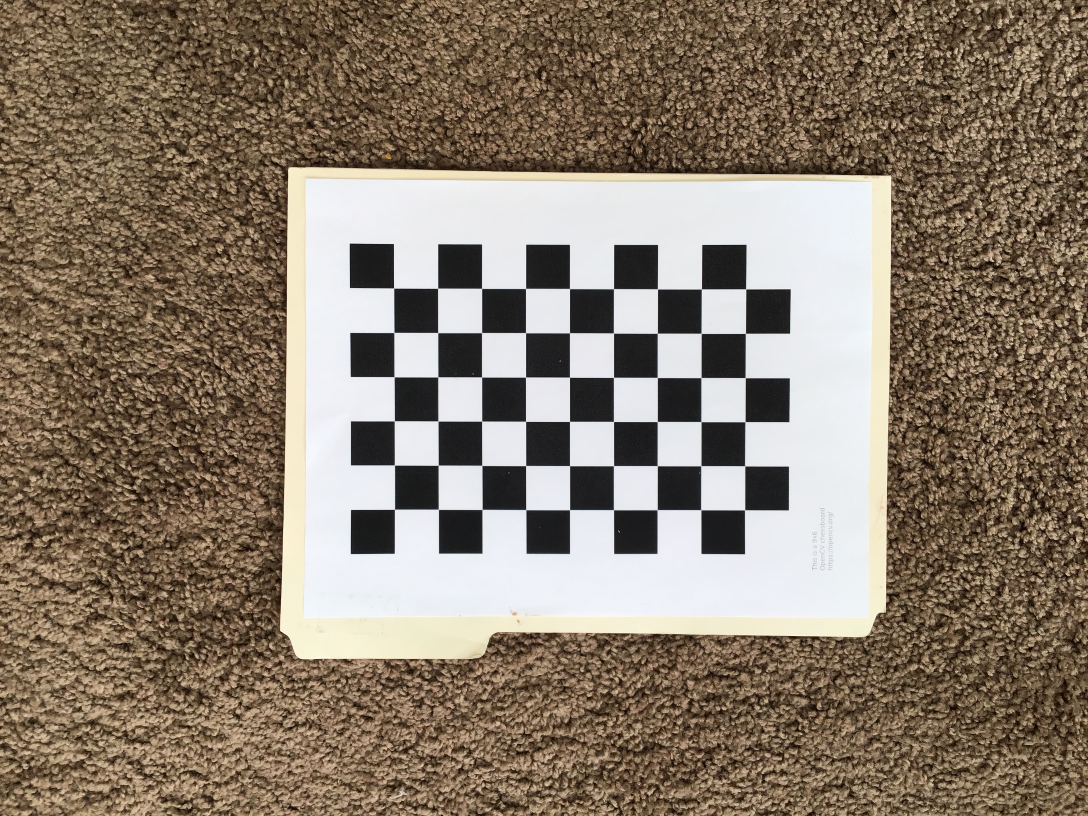
#> input picture part3/calibration_data/IMG_0031 2.JPG, 3264 x 2448 px (shown at 1/3 size); its folder holds only this picture in this run
$ python RunCalibrations.py
#> lines starting #> are read from the running program, lines starting #| are printed output that depends on the picture; after the words box and inside, x2 and y2 are one past the last pixel; in counts of white or black regions, pixels touching at a corner belong together; long printed decimals are rounded
### part3/CalibrationHelpers.py
import cv2
import numpy as np
import glob

# This function calls OpenCV's camera calibration on the directory of images
# created above.
# Returns the following values
# intrinsics: the current camera intrinsic calibration matrix
# distortion: the current distortion coefficients
# roi: the region of the image with full data
# new_intrinsics: the intrinsic calibration matrix of an image after
# undistortion and roi cropping
def CalibrateCamera(directory,visualize=False):
    # termination criteria
#> called with directory = 'calibration_data', visualize = True
    criteria = (cv2.TERM_CRITERIA_EPS + cv2.TERM_CRITERIA_MAX_ITER, 30, 0.001)
    # here we only care about computing the intrinsic parameters of the camera
    # and not the true positions of the checkerboard, so we can do everything
    # up to a scale factor, this means we can prepare our object points as
    # (0,0,0), (1,0,0), (2,0,0) ....,(6,5,0) representing the coordinates
    # of the corners in the checkerboard's local coordinate frame
    # if we cared about exact position we would need to scale these according
    # to the true size of the checkerboard
    objp = np.zeros((9*6,3), np.float32)
    objp[:,:2] = np.mgrid[0:9,0:6].T.reshape(-1,2)
    # Set up arrays to store object points and image points from all the images
    # Here the image points are the 2d positions of the corners in each image
    # the object points are the true 3d positions of the corners in the
    # checkerboards coordinate frame
    objpoints = [] # 3d point in the checkerboard's coordinate frame
    imgpoints = [] # 2d points in image plane.
    # Grab all images in the directory
    images = glob.glob(directory+'/*.JPG')
    for fname in images:
        print(fname)
        # read the image
        img = cv2.imread(fname)
#> img is the input picture: shape (2448, 3264, 3); mean B, G, R 107.1, 122.8, 136.9
        img = cv2.resize(img, None,fx=0.25,fy=0.25)
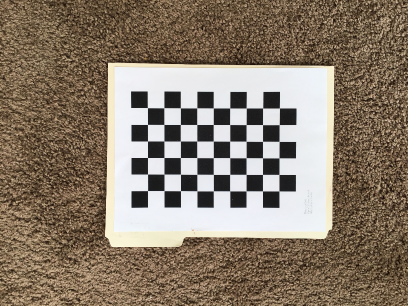
#> img: shape (612, 816, 3) (shown at 1/2 size); mean B, G, R 107.2, 122.9, 136.9
        # convert to grayscale (this simplifies corner detection)
        gray = cv2.cvtColor(img, cv2.COLOR_BGR2GRAY)
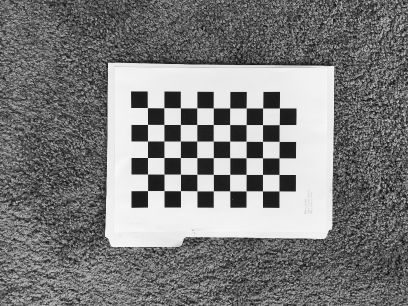
#> gray: shape (612, 816) (shown at 1/2 size); min 3, max 253, mean 125.3
        # Find the chess board corners
        ret, corners = cv2.findChessboardCorners(gray, (9,6), None)
#> ret = True; corners = 54 rows, first 8: [295.4, 215.8], [328.4, 216], [361.3, 216.3], [394.1, 216.3], [427, 216.4], [460, 216.5], [492.9, 216.5], [525.8, 216.5]
        # If found, add object points, image points (after refining them)
        # This ensures that only images where all corners could be detected are
        # used for calibration
        if ret == True:
            # the object points in the checkerboard frame are always the same
            # so we just duplicate them for each image
            objpoints.append(objp)
            # refine corner locations, initial corner detection is performed by
            # sliding a convultional filter across the image, so accuracy is
            # at best 1 pixel, but from the image gradient we can compute the
            # location of the corner at sub-pixel accuracy
            corners2 = \
                cv2.cornerSubPix(gray,corners, (11,11), (-1,-1), criteria)
#> corners2 = 54 rows, first 8: [295.3, 215.7], [328.3, 216], [361.2, 216.3], [394.2, 216.3], [426.9, 216.4], [460, 216.5], [492.8, 216.5], [525.8, 216.5]
            # append the refined pixel location to our image points array
            imgpoints.append(corners2)
            # if visualization is enabled, draw and display the corners
            if visualize==True:
                cv2.drawChessboardCorners(img, (9,6), corners2, ret)
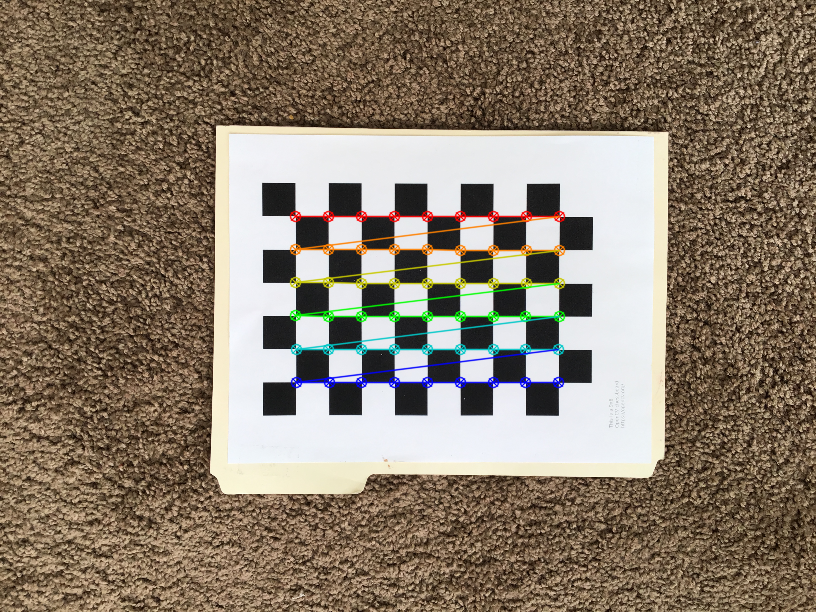
#> img: shape (612, 816, 3); 2.56% of pixels changed, all inside (x1, y1, x2, y2) = (289, 210, 566, 389)
                cv2.imshow('Display', img)
                cv2.waitKey(500)
    # Perform camera calibration
    # Here I have fixed K3, the highest order distortion coefficient
    # This simplifies camera calibration and makes it easier to get a good
    # result, however this is only works under the assumption that your camera
    # does not have too much distortion, if your camera is very wide field of
    # view, you should remove this flag
    ret, intrinsics, distortion, rvecs, tvecs = \
        cv2.calibrateCamera(objpoints, imgpoints, gray.shape[::-1], None, \
                            None,flags=cv2.CALIB_FIX_K3,criteria=criteria)
#> ret = 0.15; intrinsics = [[6198.5, 0, 407.6], [0, 6278, 306.2], [0, 0, 1]]; distortion = [[-10.5, 16562.6, -0.00162, -0.0196, 0]]; rvecs = ([0.0957, 0.0338, 0.00127],); tvecs = ([-3.41, -2.71, 188.1],)
    # print error if calibration unsuccessful
    if not ret:
        print("Calibration failed, recollect images and try again")
    # if successful, compute an print reprojection error, this is a good metric
    # for how good the calibration is. If your result is greater than 1px you
    # should probably recalibrate
    total_error = 0
    for i in range(len(objpoints)):
        # project the object points onto each camera image and compare
        # against the detected image positions
        imgpoints2, _ = cv2.projectPoints(objpoints[i], rvecs[i], tvecs[i], \
                                          intrinsics, distortion)
        error = cv2.norm(imgpoints[i], imgpoints2, cv2.NORM_L2)/len(imgpoints2)
        total_error += error
#> this loop made 1 pass
#> (error, total_error) on pass 1: (0.0204, 0.0204)
#> after the loop, total_error = 0.0204
    print( "mean error: {}".format(total_error/len(objpoints)) )
#| mean error: 0.02044
    # compute the region for where we have full information and the resulting
    # intrinsic calibration matrix
    h,  w = img.shape[:2]
    new_intrinsics, roi = cv2.getOptimalNewCameraMatrix(intrinsics, \
                                                        distortion, (w,h), 1,\
                                                        (w,h))
#> new_intrinsics = [[7163.9, 0, 406.7], [0, 6611.7, 306], [0, 0, 1]]; roi = (78, 81, 660, 451)
    # return only the information we will need going forward
    return intrinsics, distortion, roi, new_intrinsics

# This function will save the calibration data to a file in the specified
# directory
def SaveCalibrationData(directory, intrinsics, distortion, new_intrinsics, \
                        roi):
    np.savez(directory+'/calib', intrinsics=intrinsics, distortion=distortion,\
             new_intrinsics = new_intrinsics, roi=roi)

# This function will load the calibration data from a file in the specified
# directory
def LoadCalibrationData(directory):
    npzfile = np.load(directory+'/calib.npz')
    return npzfile['intrinsics'], npzfile['distortion'], \
            npzfile['new_intrinsics'], npzfile['roi']

### part3/RunCalibrations.py
import CalibrationHelpers as calib
intrinsics, distortion, roi, new_intrinsics = calib.CalibrateCamera('calibration_data', True)
#> intrinsics = [[6198.5, 0, 407.6], [0, 6278, 306.2], [0, 0, 1]]; distortion = [[-10.5, 16562.6, -0.00162, -0.0196, 0]]; roi = (78, 81, 660, 451); new_intrinsics = [[7163.9, 0, 406.7], [0, 6611.7, 306], [0, 0, 1]]

calib.SaveCalibrationData('calibration_data', intrinsics, distortion, new_intrinsics,
                        roi)
print(calib.LoadCalibrationData('calibration_data'))

$ run again, on part3/calibration_data/IMG_0034.JPG
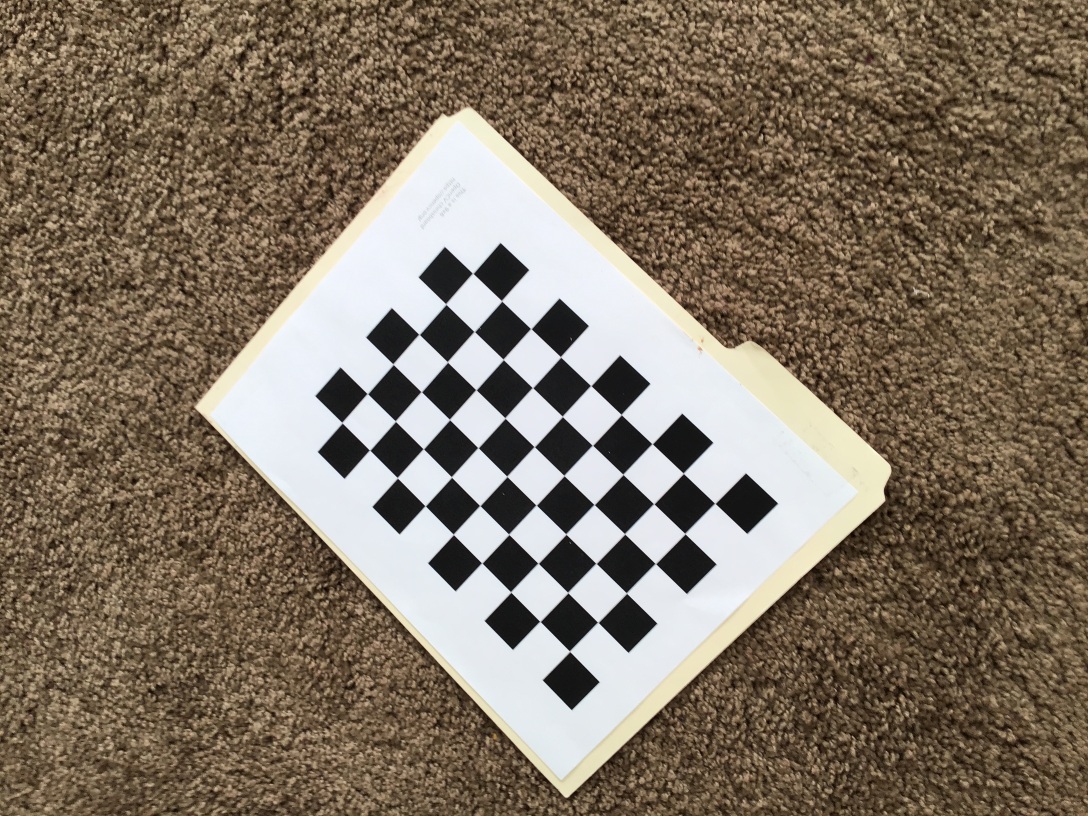
#> input picture part3/calibration_data/IMG_0034.JPG, 3264 x 2448 px (shown at 1/3 size)
#> in CalibrateCamera, img is the input picture: shape (2448, 3264, 3); mean B, G, R 98.4, 114.7, 128.1
#> in CalibrateCamera, `gray = cv2.cvtColor(img, cv2.COLOR_BGR2GRAY)`:
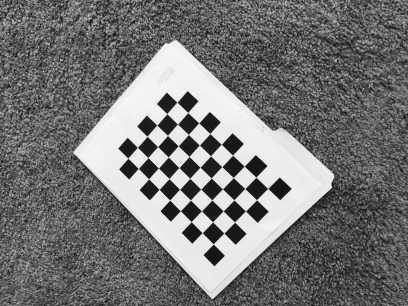
#> gray: shape (612, 816) (shown at 1/2 size); min 4, max 252, mean 116.9
#> in CalibrateCamera, `ret, corners = cv2.findChessboardCorners(gray, (9,6), None)`: ret = True; corners = 54 rows, first 8: [426.9, 488.3], [404.8, 466], [383, 443.9], [361.3, 422.1], [339.9, 400.5], [318.7, 379.3], [297.7, 358.2], [277.1, 337.5]
#> corners2 = 54 rows, first 8: [427, 488.4], [404.8, 466], [382.8, 443.8], [361.2, 422.1], [339.9, 400.6], [318.7, 379.3], [297.8, 358.3], [277.1, 337.5]
#> in CalibrateCamera, `cv2.drawChessboardCorners(img, (9,6), corners2, ret)`:
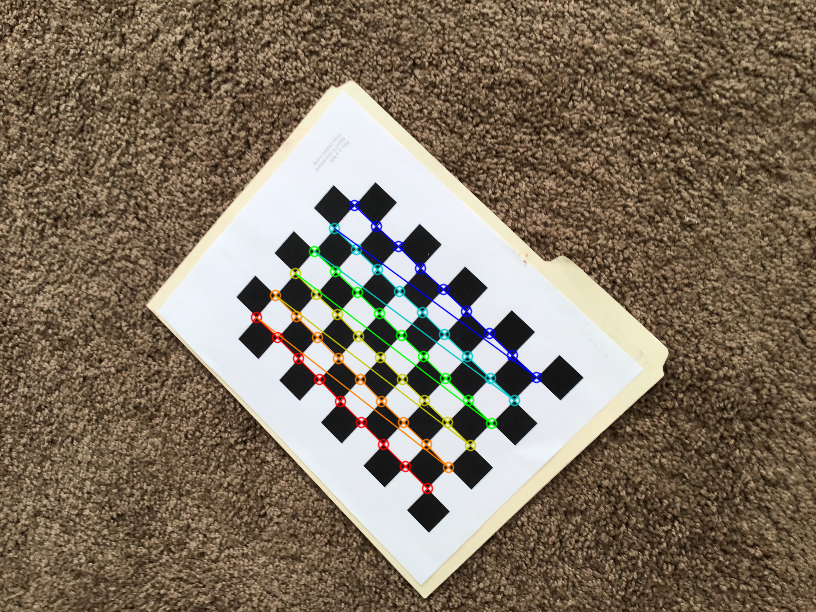
#> img: shape (612, 816, 3); mean B, G, R 97.7, 114.7, 127.8
#> in CalibrateCamera, `ret, intrinsics, distortion, rvecs, tvecs = \ cv2.calibrateCamera(objp..`: ret = 0.109; intrinsics = [[135.2, 0, 407.4], [0, 138.3, 305.7], [0, 0, 1]]; distortion = [[-0.00432, 0.00257, -0.00106, 0.000952, 0]]; rvecs = ([-0.0448, 0.024, -2.39],); tvecs = ([0.638, 5.86, 4.42],)
#> the loop in CalibrateCamera, `for i in range(len(objpoints)):` made 1 pass
#> (error, total_error) on pass 1: (0.0149, 0.0149)
#> after the loop in CalibrateCamera, `for i in range(len(objpoints)):`: total_error = 0.0149
#| mean error: 0.01486
#> in CalibrateCamera, `new_intrinsics, roi = cv2.getOptimalNewCameraMatrix(intrinsics, \ dist..`: new_intrinsics = [[150.2, 0, 409.5], [0, 143, 303.9], [0, 0, 1]]; roi = (47, 55, 720, 502)
#> `intrinsics, distortion, roi, new_intrinsics = calib.CalibrateCamera('c..`: intrinsics = [[135.2, 0, 407.4], [0, 138.3, 305.7], [0, 0, 1]]; distortion = [[-0.00432, 0.00257, -0.00106, 0.000952, 0]]; roi = (47, 55, 720, 502); new_intrinsics = [[150.2, 0, 409.5], [0, 143, 303.9], [0, 0, 1]]

$ run again, on part3/calibration_data/IMG_0035.JPG
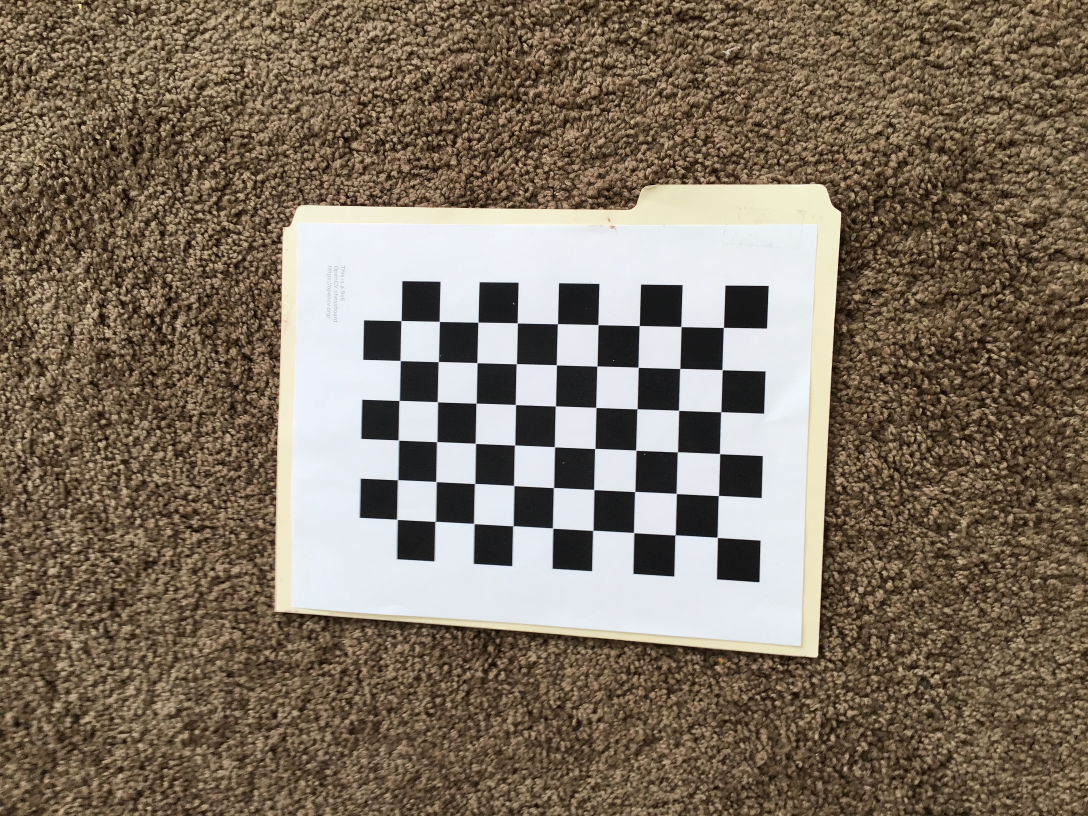
#> input picture part3/calibration_data/IMG_0035.JPG, 3264 x 2448 px (shown at 1/3 size)
#> in CalibrateCamera, img is the input picture: shape (2448, 3264, 3); mean B, G, R 97.6, 113.4, 126.6
#> in CalibrateCamera, `gray = cv2.cvtColor(img, cv2.COLOR_BGR2GRAY)`:
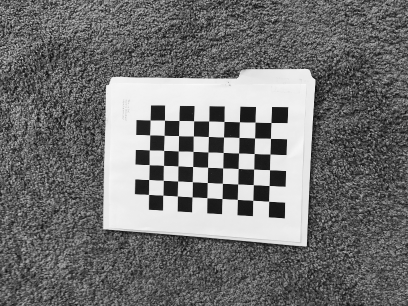
#> gray: shape (612, 816) (shown at 1/2 size); min 3, max 253, mean 115.6
#> in CalibrateCamera, `ret, corners = cv2.findChessboardCorners(gray, (9,6), None)`: ret = True; corners = 54 rows, first 8: [537.7, 402.8], [506.2, 401.1], [475.2, 399.4], [444.5, 397.5], [414.4, 395.9], [384.5, 394.4], [355.1, 392.5], [326.4, 390.6]
#> corners2 = 54 rows, first 8: [537.7, 403], [506.1, 401.2], [475.2, 399.2], [444.5, 397.5], [414.3, 396], [384.6, 394.4], [355.1, 392.5], [326.2, 390.6]
#> in CalibrateCamera, `cv2.drawChessboardCorners(img, (9,6), corners2, ret)`:
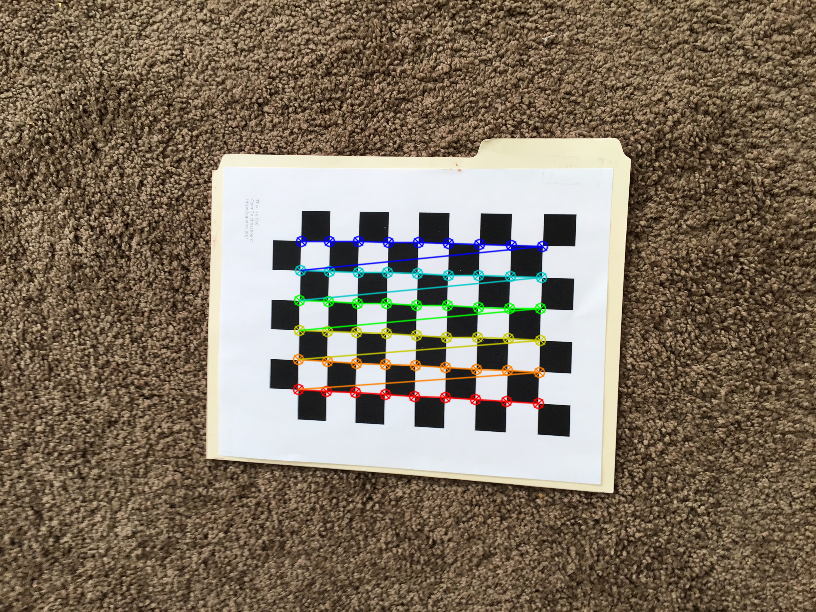
#> img: shape (612, 816, 3); mean B, G, R 96.8, 113.4, 126.4
#> in CalibrateCamera, `ret, intrinsics, distortion, rvecs, tvecs = \ cv2.calibrateCamera(objp..`: ret = 0.184; intrinsics = [[851.4, 0, 417.2], [0, 853.3, 287.3], [0, 0, 1]]; distortion = [[-0.256, 5.53, -0.000609, 0.00719, 0]]; rvecs = ([-0.28, 0.0521, -3.1],); tvecs = ([3.83, 3.67, 27.11],)
#> the loop in CalibrateCamera, `for i in range(len(objpoints)):` made 1 pass
#> (error, total_error) on pass 1: (0.0251, 0.0251)
#> after the loop in CalibrateCamera, `for i in range(len(objpoints)):`: total_error = 0.0251
#| mean error: 0.02505
#> in CalibrateCamera, `new_intrinsics, roi = cv2.getOptimalNewCameraMatrix(intrinsics, \ dist..`: new_intrinsics = [[970.7, 0, 415.2], [0, 893.6, 290.6], [0, 0, 1]]; roi = (91, 71, 645, 450)
#> `intrinsics, distortion, roi, new_intrinsics = calib.CalibrateCamera('c..`: intrinsics = [[851.4, 0, 417.2], [0, 853.3, 287.3], [0, 0, 1]]; distortion = [[-0.256, 5.53, -0.000609, 0.00719, 0]]; roi = (91, 71, 645, 450); new_intrinsics = [[970.7, 0, 415.2], [0, 893.6, 290.6], [0, 0, 1]]
